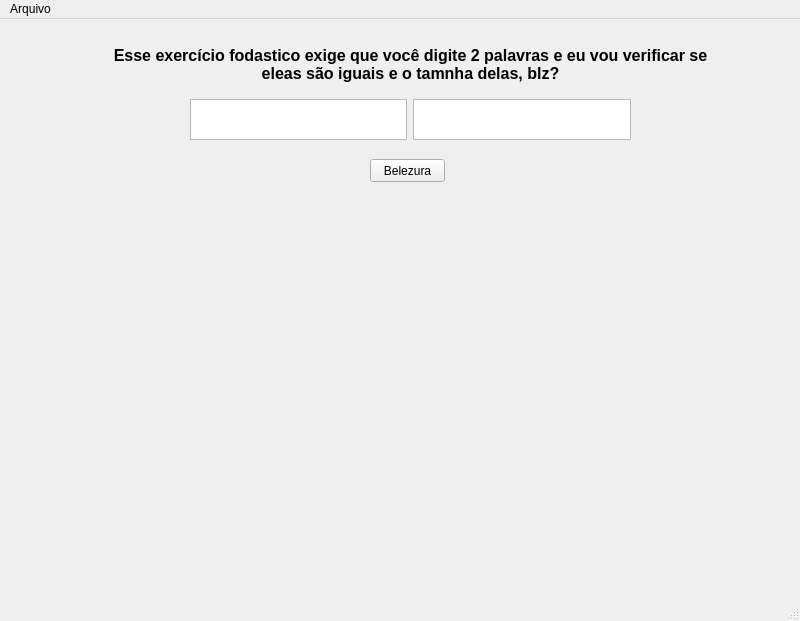
<?xml version="1.0" encoding="UTF-8"?>
<ui version="4.0">
 <class>MainWindow</class>
 <widget class="QMainWindow" name="MainWindow">
  <property name="geometry">
   <rect>
    <x>0</x>
    <y>0</y>
    <width>800</width>
    <height>621</height>
   </rect>
  </property>
  <property name="windowTitle">
   <string>MainWindow</string>
  </property>
  <widget class="QWidget" name="centralwidget">
   <widget class="QWidget" name="horizontalLayoutWidget">
    <property name="geometry">
     <rect>
      <x>190</x>
      <y>80</y>
      <width>441</width>
      <height>41</height>
     </rect>
    </property>
    <layout class="QHBoxLayout" name="horizontalLayout">
     <item>
      <widget class="QTextEdit" name="textEdit"/>
     </item>
     <item>
      <widget class="QTextEdit" name="textEdit_2"/>
     </item>
    </layout>
   </widget>
   <widget class="QPushButton" name="pushButton">
    <property name="geometry">
     <rect>
      <x>370</x>
      <y>140</y>
      <width>75</width>
      <height>23</height>
     </rect>
    </property>
    <property name="text">
     <string>Belezura</string>
    </property>
   </widget>
   <widget class="QLabel" name="label">
    <property name="geometry">
     <rect>
      <x>110</x>
      <y>20</y>
      <width>601</width>
      <height>51</height>
     </rect>
    </property>
    <property name="font">
     <font>
      <pointsize>12</pointsize>
      <weight>75</weight>
      <bold>true</bold>
     </font>
    </property>
    <property name="text">
     <string>Esse exercício fodastico exige que você digite 2 palavras e eu vou verificar se eleas são iguais e o tamnha delas, blz?</string>
    </property>
    <property name="alignment">
     <set>Qt::AlignCenter</set>
    </property>
    <property name="wordWrap">
     <bool>true</bool>
    </property>
   </widget>
   <widget class="QLabel" name="label_2">
    <property name="geometry">
     <rect>
      <x>100</x>
      <y>190</y>
      <width>621</width>
      <height>201</height>
     </rect>
    </property>
    <property name="font">
     <font>
      <pointsize>12</pointsize>
      <weight>75</weight>
      <bold>true</bold>
     </font>
    </property>
    <property name="text">
     <string/>
    </property>
    <property name="alignment">
     <set>Qt::AlignCenter</set>
    </property>
   </widget>
  </widget>
  <widget class="QMenuBar" name="menubar">
   <property name="geometry">
    <rect>
     <x>0</x>
     <y>0</y>
     <width>800</width>
     <height>21</height>
    </rect>
   </property>
   <widget class="QMenu" name="menuArquivo">
    <property name="title">
     <string>Arquivo</string>
    </property>
    <addaction name="actionAbrir"/>
    <addaction name="actionNovo"/>
    <addaction name="actionSalvar"/>
    <addaction name="actionSair"/>
   </widget>
   <addaction name="menuArquivo"/>
  </widget>
  <widget class="QStatusBar" name="statusbar"/>
  <action name="actionSalvar">
   <property name="text">
    <string>Salvar</string>
   </property>
  </action>
  <action name="actionSair">
   <property name="text">
    <string>Sair</string>
   </property>
  </action>
  <action name="actionNovo">
   <property name="text">
    <string>Novo</string>
   </property>
  </action>
  <action name="actionAbrir">
   <property name="text">
    <string>Abrir</string>
   </property>
  </action>
 </widget>
 <resources/>
 <connections/>
</ui>
